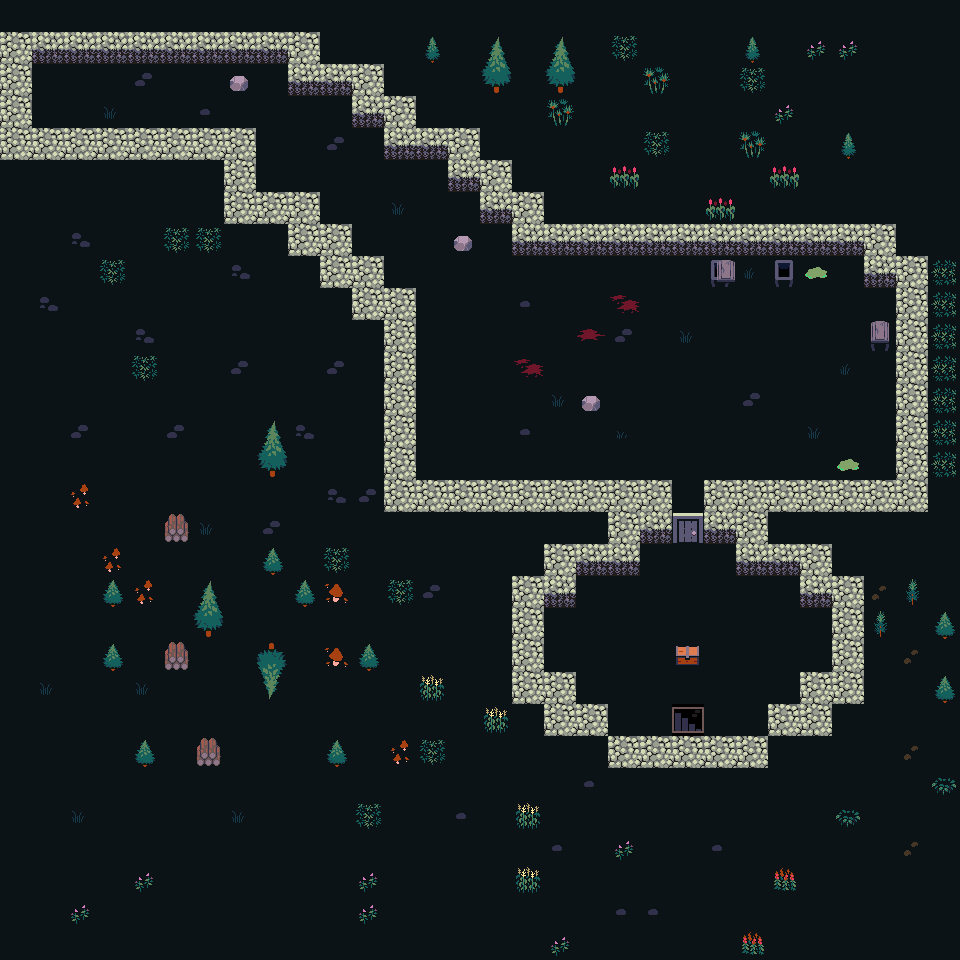

This is a level from a 2D game, rendered from its Tiled map with the project's own tilesets. A one-line summary and the map file follow, with tile-layer data summarised:
An orthogonal 30x30 tile map with 32x32 px tiles, 4 tile layers (Boden, Gras & Steine, Wände, Türen), 2 tilesets and 2 objects.

<map version="1.10" tiledversion="1.11.2" orientation="orthogonal" renderorder="right-down" width="30" height="30" tilewidth="32" tileheight="32" infinite="0" nextlayerid="22" nextobjectid="18">
 <editorsettings>
  <export target="../export/map.tmx" format="tmx" />
 </editorsettings>
 <tileset firstgid="1" source="tiles.tsx" />
 <tileset firstgid="443" name="rogues" tilewidth="32" tileheight="32" tilecount="49" columns="7">
  <image source="../Sprites/rogues.png" width="224" height="224" />
 </tileset>
 <layer id="12" name="Boden" width="30" height="30" locked="1">
  <data>[900 cells, 900 non-empty, 2 distinct tile ids]</data>
 </layer>
 <layer id="15" name="Gras &amp; Steine" width="30" height="30">
  <data>[900 cells, 123 non-empty, 28 distinct tile ids]</data>
 </layer>
 <layer id="13" name="Wände" width="30" height="30" locked="1">
  <data>[900 cells, 120 non-empty, 6 distinct tile ids]</data>
 </layer>
 <layer id="14" name="Türen" width="30" height="30" locked="1">
  <data>[900 cells, 1 non-empty, 1 distinct tile ids]</data>
 </layer>
 <objectgroup id="17" name="Entities" locked="1" />
 <objectgroup id="20" name="Trigger" locked="1" />
 <objectgroup id="21" name="exit" locked="1">
  <object id="16" x="673" y="705" width="30" height="28">
   <properties>
    <property name="nextMap" value="Tiled-Map2.tmx" />
   </properties>
  </object>
 </objectgroup>
 <objectgroup id="16" name="playerSpawn" locked="1">
  <object id="15" x="57" y="73" width="54" height="42">
   <properties>
    <property name="name = &quot;playerSpawn&quot;&#10;type = &quot;spawn&quot;&#10;" value="" />
   </properties>
  </object>
 </objectgroup>
</map>
